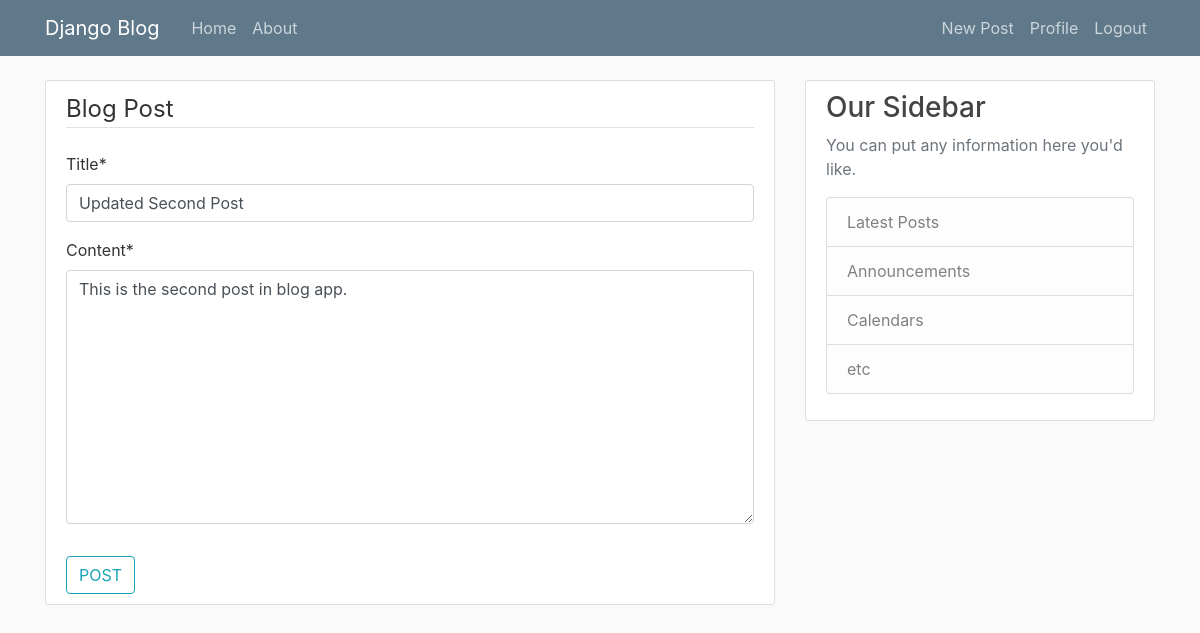
/post/4/update/ (signed in), run on the app's committed database.
### blog/models.py (models this page shows, shortened)
class Posts(models.Model):
	title       = models.CharField(max_length=100)
	content     = models.TextField()
	author      = models.ForeignKey(User, on_delete=models.CASCADE)
	date_posted = models.DateTimeField(default=timezone.now)

### blog/views.py (the view, shortened to what this page needs)
# urls.py: path('post/<int:pk>/update/', PostUpdateView.as_view(), name='post-update'),
class PostUpdateView(LoginRequiredMixin,UserPassesTestMixin, UpdateView):
	model  = Posts
	fields = ['title', 'content']
	def test_func(self):
		post = self.get_object()
		if self.request.user == post.author:
			return True
		return False

### blog/templates/blog/posts_form.html (shortened to what this page needs)
{% extends 'blog/base.html' %}
{% load crispy_forms_tags %}
{% block content %}
	<div class="content-section">
		<form method="POST">
			<fieldset class="form-group">
				<legend class="border-bottom mb-4">Blog Post</legend>
				{{ form|crispy }}
			</fieldset>
			<div claa="form-group">
				<button class="btn btn-outline-info" type="submit">POST</button>
			</div>
		</form>
	</div>
{% endblock content %}

### blog/static/blog/main.css (style rules this page uses)
body { background: #fafafa; color: #333333; margin-top: 5rem; }
.content-section { background: #ffffff; padding: 10px 20px; border: 1px solid #dddddd; border-radius: 3px; margin-bottom: 20px; }

### data on the page
Posts: title "Updated Second Post", content "This is the second post in blog app."
